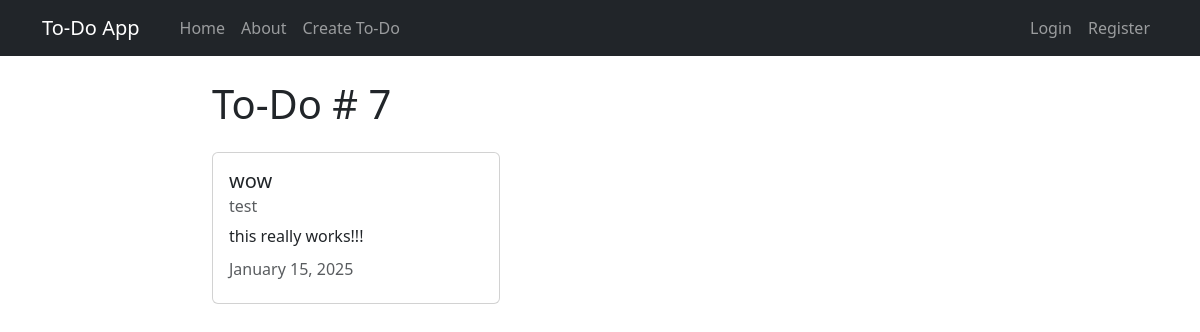
The app's page /todo/7/, older data.
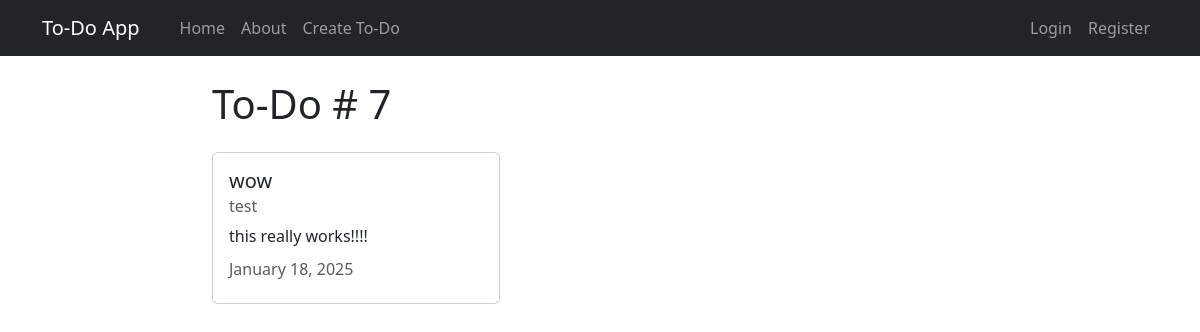
The same page, newer data.
### project_app/models.py (models this page shows, shortened)
class To_do(models.Model):
  title = models.CharField(max_length=100)
  description = models.TextField()  # No character limit
  author = models.ForeignKey(User, on_delete=models.CASCADE)  # A foreign key to the User model, linking each To-Do item to its unique creator. If the associated user is deleted, their To-Do items are also deleted.
  created_at = models.DateTimeField(auto_now_add=True)  # Automatically set when the To-Do is first created.
  updated_at = models.DateTimeField(auto_now=True)  # Automatically updated whenever the To-Do is updated.

### project_app/views.py (the view)
# urls.py: path('todo/<int:pk>/', views.ToDoDetailView.as_view(), name="project_detail"),  # Detail page: Displays details of a specific To-Do item identified by its primary key (pk)
class ToDoDetailView(DetailView):
    model = models.To_do

### project_app/templates/project_app/to_do_detail.html (shortened to what this page needs)
{% extends "project_app/base.html" %}
{% block content %}
<h1>To-Do # {{object.id}}</h1>
<div class="card my-4" style="width: 18rem;">
  <div class="card-body">
    <h5 class="card-title">{{ object.title }}</h5>
    <h6 class="card-subtitle mb-2 text-muted">{{ object.author }}</h6>
    <p class="card-text">{{ object.description }}</p>
    <h6 class="card-subtitle mb-2 text-muted">{{ object.updated_at|date:"F d, Y" }}</h6>
  </div>
</div>
{% endblock content %}

Row changes from the older to the newer data that the page shows:
changed To_do "wow": description "this really works!!!" → "this really works!!!!"; updated_at "January 15, 2025" → "January 18, 2025"
